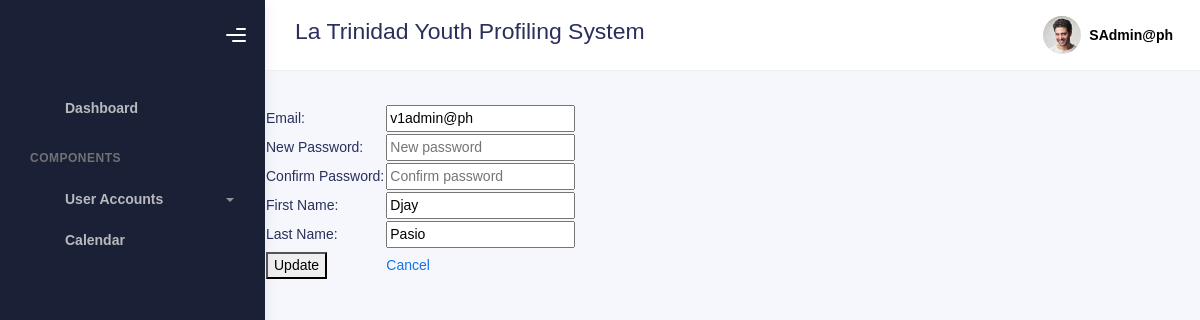
/bootstrap/temp_update_acc.php?id=21 (signed in), run on the app's committed database.
### tables this page shows
CREATE TABLE `account` (
  `id` int(250) NOT NULL,
  `email` varchar(50) NOT NULL,
  `password` varchar(255) NOT NULL,
  `FirstName` varchar(50) NOT NULL,
  `LastName` varchar(50) NOT NULL,
  `role` enum('superadmin','admin','user') NOT NULL DEFAULT 'user',
  `code` varchar(50) DEFAULT NULL
);

### bootstrap/temp_update_acc.php (the view, shortened to what this page needs)
<?php
include("../conne.php");
if (isset($_SESSION['role'])) {
    $role = $_SESSION['role'];
}
if (isset($_GET['id'])) {
    $id = $_GET['id'];
    $query = "SELECT * FROM account WHERE id = '$id'";
    $result = mysqli_query($conn, $query);
    if ($result && mysqli_num_rows($result) > 0) {
        $account = mysqli_fetch_assoc($result);
    } else {
        die("Account not found: " . mysqli_error($conn));
    }
} else {
    die("ID parameter not specified.");
}
$barangay_code = "";
?>
<!DOCTYPE html>
<html>
<head>
    <link rel="stylesheet" href="assets/css/bootstrap.min.css" />
    <link rel="stylesheet" href="assets/css/plugins.min.css" />
    <link rel="stylesheet" href="assets/css/kaiadmin.min.css" />
</head>
<body>
<div class="wrapper">
    <div class="sidebar" data-background-color="dark">
      <div class="sidebar-logo">
        <div class="logo-header" data-background-color="dark">
          <div class="nav-toggle">
            <button class="btn btn-toggle toggle-sidebar">
              <i class="gg-menu-right"></i>
            </button>
          </div>
        </div>
      </div>
      <div class="sidebar-wrapper scrollbar scrollbar-inner">
        <div class="sidebar-content">
          <ul class="nav nav-secondary">
            <li class="nav-item">
              <a href="temp_homepage.php" aria-expanded="false">
                <p>Dashboard</p>
              </a>
            </li>
            <li class="nav-section">
              <h4 class="text-section">Components</h4>
            </li>
            <li class="nav-item">
            <li class="nav-item">
            <?php
               if ($role == 'admin' || $role == 'superadmin') {
                echo '
                <a data-bs-toggle="collapse" href="#forms">
                  <i class="fas icon-user"></i>
                  <p>User Accounts</p>
                  <span class="caret"></span>
                </a>
                <div class="collapse" id="forms">
                  <ul class="nav nav-collapse">
                    <li>
                      <a href="temp_accounts.php">
                        <span class="sub-item">View Accounts</span>
                      </a>
                    </li>
                    <li>
                      <a href="temp_createacc.php">
                        <span class="sub-item">Create Account</span>
                      </a>
                    </li>
                  </ul>
                </div>
              </li>';
               }
               ?>
            <li class="nav-item">
              <a href="calendar.php">
                <p>Calendar</p>
              </a>
            </li>
          </ul>
        </div>
      </div>
    </div>
    <div class="main-panel">
      <div class="main-header">
        <nav class="navbar navbar-header navbar-header-transparent navbar-expand-lg border-bottom">
          <div class="container-fluid">
            <h3><?php echo $barangay_code; ?> La Trinidad Youth Profiling System</h3>
            <ul class="navbar-nav topbar-nav ms-md-auto align-items-center">
              <li class="nav-item topbar-user dropdown hidden-caret">
                <a class="dropdown-toggle profile-pic" data-bs-toggle="dropdown" aria-expanded="false">
                  <div class="avatar-sm">
                    <img src="assets/img/profile.jpg" alt="..." class="avatar-img rounded-circle" />
                  </div>
                  <span class="profile-username">
                  <span class="fw-bold"><?php echo $_SESSION['email']; ?></span>
                  </span>
                </a>
              </li>
            </ul>
          </div>
        </nav>
      </div>
    <div class="content">
        <h3>Update Account</h3>
        <form method="POST" action="temp_update_acc.php?id=<?= $id; ?>">
            <table>
                <br>
                <br>
                <br>
                <tr>
                    <td>Email:</td>
                    <td><input type="email" name="email" value="<?= $account['email']; ?>" required></td>
                </tr>
                <tr>
                    <td>New Password:</td>
                    <td><input type="password" name="password" placeholder="New password"></td>
                </tr>
                <tr>
                    <td>Confirm Password:</td>
                    <td><input type="password" name="cpassword" placeholder="Confirm password"></td>
                </tr>
                <tr>
                    <td>First Name:</td>
                    <td><input type="text" name="fname" value="<?= $account['FirstName']; ?>" required></td>
                </tr>
                <tr>
                    <td>Last Name:</td>
                    <td><input type="text" name="lname" value="<?= $account['LastName']; ?>" required></td>
                </tr>
                <tr>
                    <td>
                    </td>
                </tr>
                <tr>
                    <td><button type="submit" name="update">Update</button></td>
                    <td><a href="temp_accounts.php">Cancel</a></td>
                </tr>
            </table>
        </form>
    </div>
</body>
</html>

### data on the page
account: email "v1admin@ph", fname "Djay", lname "Pasio"

### other printed values
$_SESSION['email'] "SAdmin@ph"
